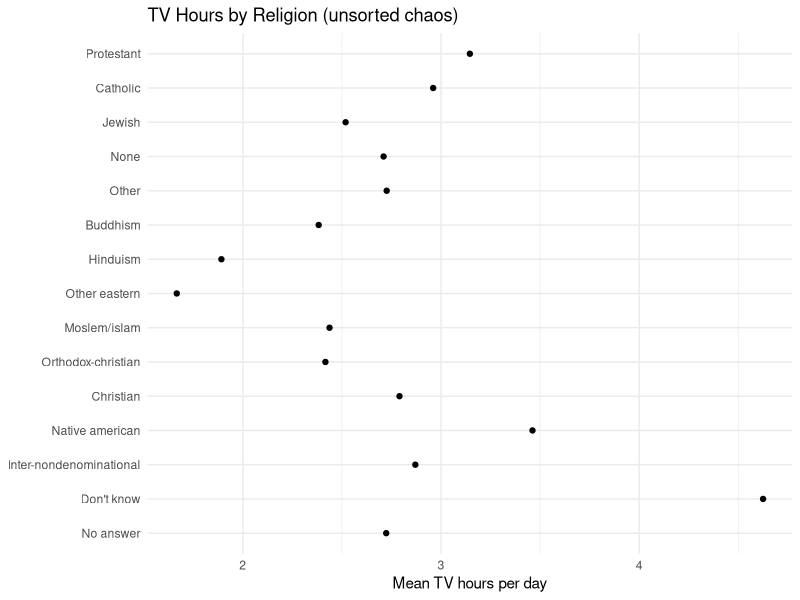
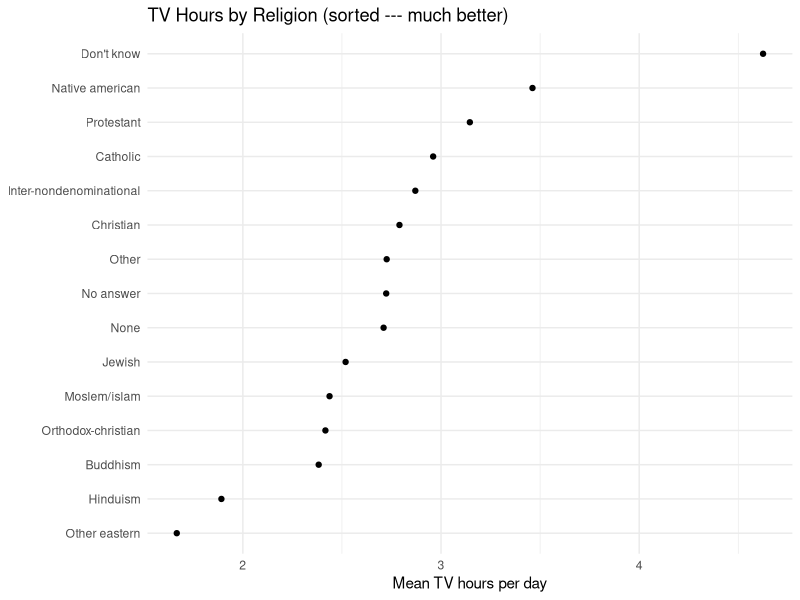
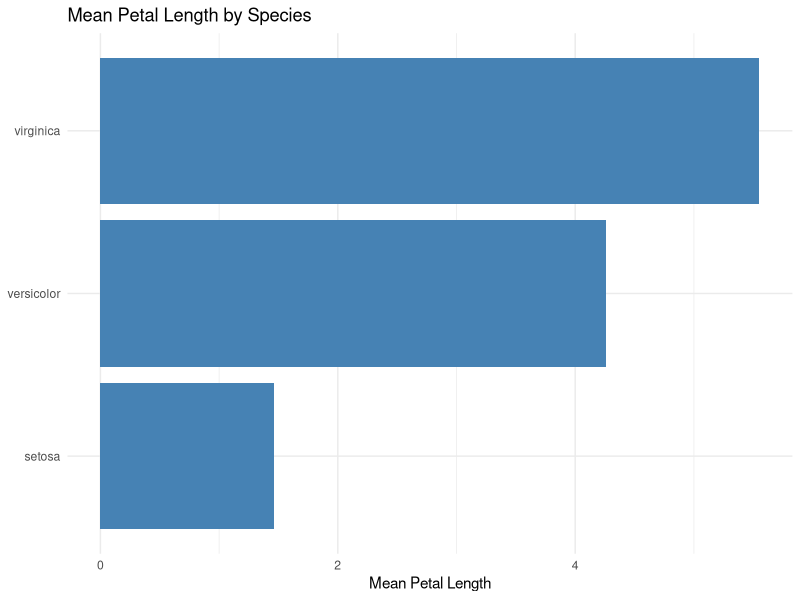
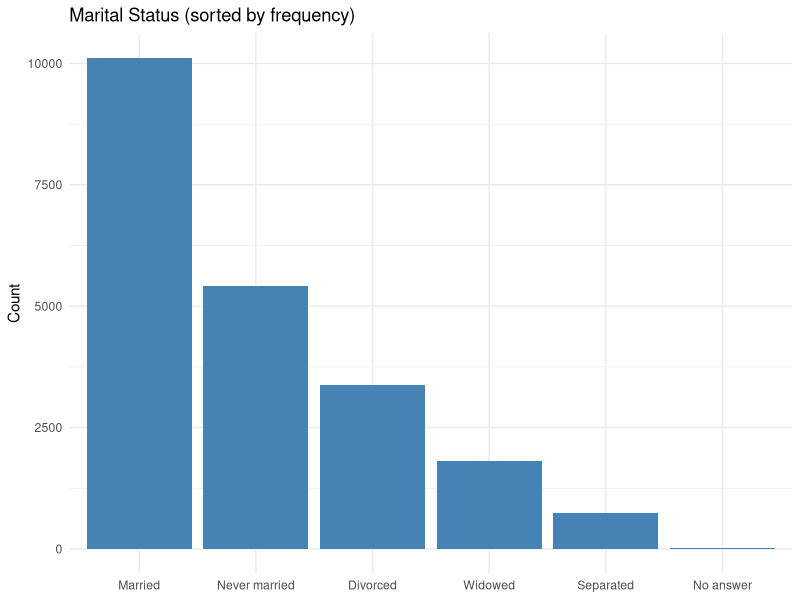
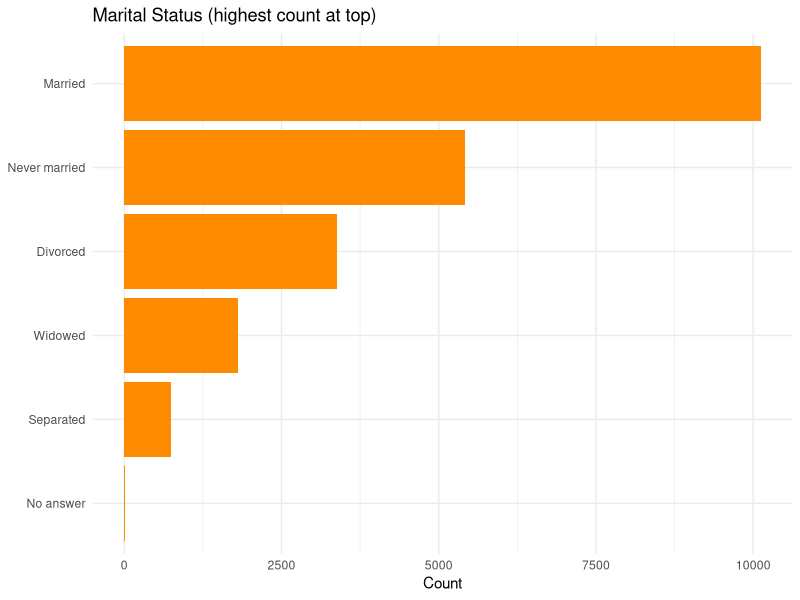
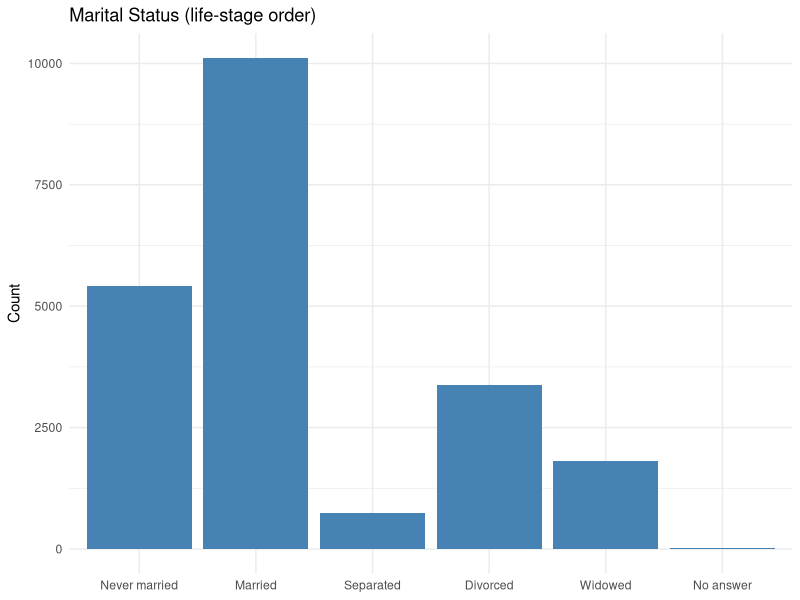
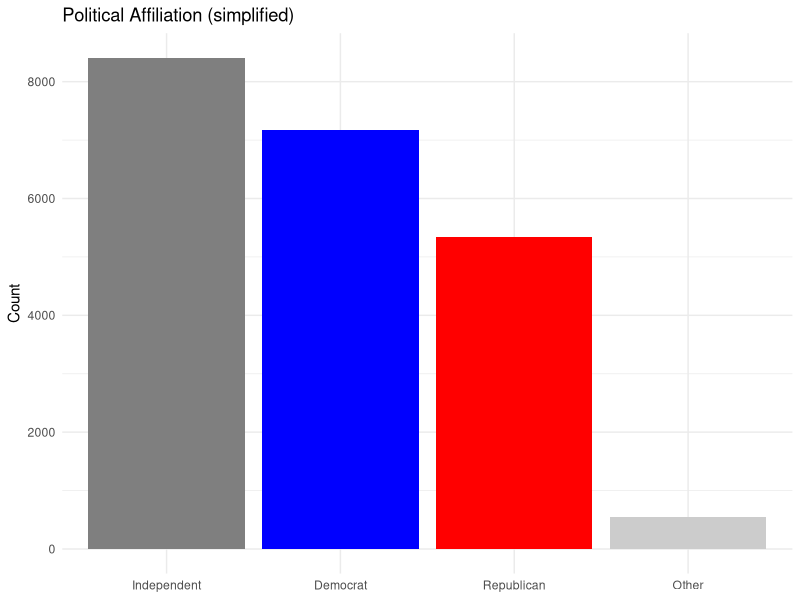
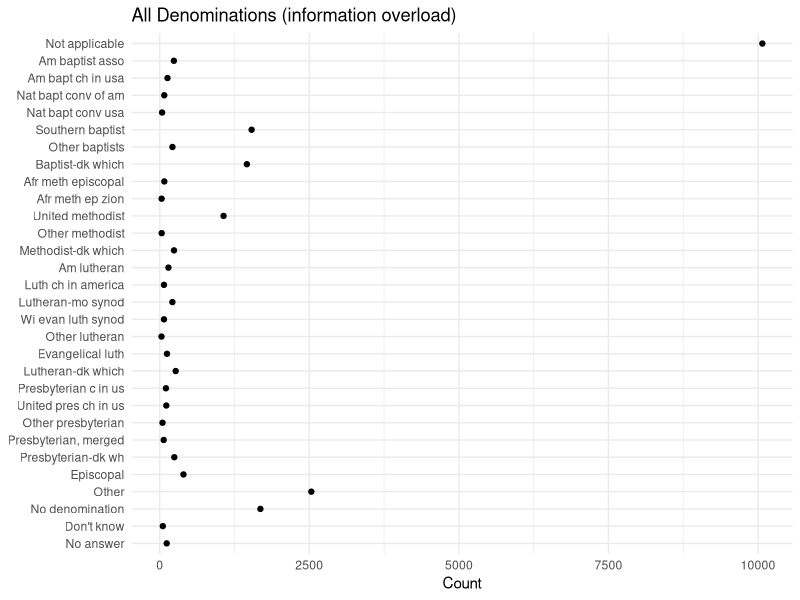

Source code (R) for these figures, in order:
## ---- chunk 1
library(tidyverse)
knitr::opts_chunk$set(echo = TRUE, warning = FALSE, message = FALSE)
## ---- chunk 2
# A character vector
satisfaction <- c("Low", "Medium", "High", "Low", "High")

# When you make it a factor, R defaults to alphabetical order
factor(satisfaction)
## ---- chunk 3
# Fix it by specifying levels
factor(satisfaction, levels = c("Low", "Medium", "High"))
## ---- chunk 4
glimpse(gss_cat)
## ---- chunk 5
relig_summary <- gss_cat %>%
  group_by(relig) %>%
  summarize(
    avg_tv = mean(tvhours, na.rm = TRUE),
    n = n()
  )

ggplot(relig_summary, aes(x = avg_tv, y = relig)) +
  geom_point() +
  labs(title = "TV Hours by Religion (unsorted chaos)",
       x = "Mean TV hours per day", y = NULL) +
  theme_minimal()
## ---- chunk 6
ggplot(relig_summary, aes(x = avg_tv, y = fct_reorder(relig, avg_tv))) +
  geom_point() +
  labs(title = "TV Hours by Religion (sorted --- much better)",
       x = "Mean TV hours per day", y = NULL) +
  theme_minimal()
## ---- chunk 7
iris %>%
  group_by(Species) %>%
  summarize(mean_petal = mean(Petal.Length)) %>%
  ggplot(aes(x = mean_petal, y = fct_reorder(Species, mean_petal))) +
  geom_col(fill = "steelblue") +
  labs(title = "Mean Petal Length by Species", x = "Mean Petal Length", y = NULL) +
  theme_minimal()
## ---- chunk 8
gss_cat %>%
  mutate(marital = fct_infreq(marital)) %>%
  ggplot(aes(x = marital)) +
  geom_bar(fill = "steelblue") +
  labs(title = "Marital Status (sorted by frequency)", x = NULL, y = "Count") +
  theme_minimal()
## ---- chunk 9
gss_cat %>%
  mutate(marital = fct_rev(fct_infreq(marital))) %>%
  ggplot(aes(y = marital)) +
  geom_bar(fill = "darkorange") +
  labs(title = "Marital Status (highest count at top)", x = "Count", y = NULL) +
  theme_minimal()
## ---- chunk 10
# Default level order
levels(gss_cat$marital)
## ---- chunk 11
# Move "Never married" to the front
gss_cat %>%
  mutate(marital = fct_relevel(marital, "Never married")) %>%
  pull(marital) %>%
  levels()
## ---- chunk 12
# Move "Widowed" to the end
gss_cat %>%
  mutate(marital = fct_relevel(marital, "Widowed", after = Inf)) %>%
  pull(marital) %>%
  levels()
## ---- chunk 13
gss_cat %>%
  mutate(marital = fct_relevel(marital,
    "Never married", "Married", "Separated",
    "Divorced", "Widowed", "No answer")) %>%
  ggplot(aes(x = marital)) +
  geom_bar(fill = "steelblue") +
  labs(title = "Marital Status (life-stage order)", x = NULL, y = "Count") +
  theme_minimal()
## ---- chunk 14
gss_cat %>%
  mutate(partyid = fct_recode(partyid,
    "Republican (strong)"    = "Strong republican",
    "Republican (weak)"      = "Not str republican",
    "Independent (near rep)" = "Ind,near rep",
    "Independent (near dem)" = "Ind,near dem",
    "Democrat (weak)"        = "Not str democrat",
    "Democrat (strong)"      = "Strong democrat"
  )) %>%
  count(partyid)
## ---- chunk 15
gss_cat %>%
  mutate(partyid = fct_collapse(partyid,
    "Republican"  = c("Strong republican", "Not str republican"),
    "Independent" = c("Ind,near rep", "Independent", "Ind,near dem"),
    "Democrat"    = c("Not str democrat", "Strong democrat"),
    "Other"       = c("No answer", "Don't know", "Other party")
  )) %>%
  count(partyid)
## ---- chunk 16
gss_cat %>%
  mutate(party = fct_collapse(partyid,
    "Republican"  = c("Strong republican", "Not str republican"),
    "Independent" = c("Ind,near rep", "Independent", "Ind,near dem"),
    "Democrat"    = c("Not str democrat", "Strong democrat"),
    "Other"       = c("No answer", "Don't know", "Other party")
  )) %>%
  mutate(party = fct_infreq(party)) %>%
  ggplot(aes(x = party, fill = party)) +
  geom_bar(show.legend = FALSE) +
  scale_fill_manual(values = c(
    "Democrat" = "blue", "Independent" = "gray50",
    "Republican" = "red", "Other" = "gray80"
  )) +
  labs(title = "Political Affiliation (simplified)", x = NULL, y = "Count") +
  theme_minimal()
## ---- chunk 17
# Keep the 4 most common religions, lump the rest
gss_cat %>%
  mutate(relig = fct_lump_n(relig, n = 4)) %>%
  count(relig, sort = TRUE)
## ---- chunk 18
gss_cat %>%
  count(denom) %>%
  ggplot(aes(x = n, y = denom)) +
  geom_point() +
  labs(title = "All Denominations (information overload)", x = "Count", y = NULL) +
  theme_minimal()
## ---- chunk 19
gss_cat %>%
  mutate(denom = fct_lump_n(denom, n = 8)) %>%
  count(denom) %>%
  mutate(denom = fct_reorder(denom, n)) %>%
  ggplot(aes(x = n, y = denom)) +
  geom_point(size = 3, color = "steelblue") +
  labs(title = "Top 8 Denominations (rest lumped into Other)",
       x = "Count", y = NULL) +
  theme_minimal()
## ---- chunk 20
mtcars %>%
  mutate(
    cyl = factor(cyl),
    transmission = factor(am, levels = c(0, 1), labels = c("Automatic", "Manual"))
  ) %>%
  group_by(cyl, transmission) %>%
  summarize(mean_mpg = mean(mpg), .groups = "drop") %>%
  ggplot(aes(x = cyl, y = mean_mpg, fill = transmission)) +
  geom_col(position = "dodge") +
  scale_fill_brewer(palette = "Set2") +
  labs(title = "Mean MPG by Cylinders and Transmission",
       x = "Number of Cylinders", y = "Mean MPG", fill = "Transmission") +
  theme_minimal()
## ---- chunk 21
gss_cat %>%
  filter(!is.na(age)) %>%
  mutate(marital = fct_lump_n(marital, n = 4)) %>%
  count(age, marital) %>%
  group_by(age) %>%
  mutate(prop = n / sum(n)) %>%
  ungroup() %>%
  ggplot(aes(x = age, y = prop, color = fct_reorder2(marital, age, prop))) +
  geom_line(linewidth = 1) +
  scale_color_brewer(palette = "Set1") +
  labs(title = "Marital Status by Age",
       x = "Age", y = "Proportion", color = "Status") +
  theme_minimal()
